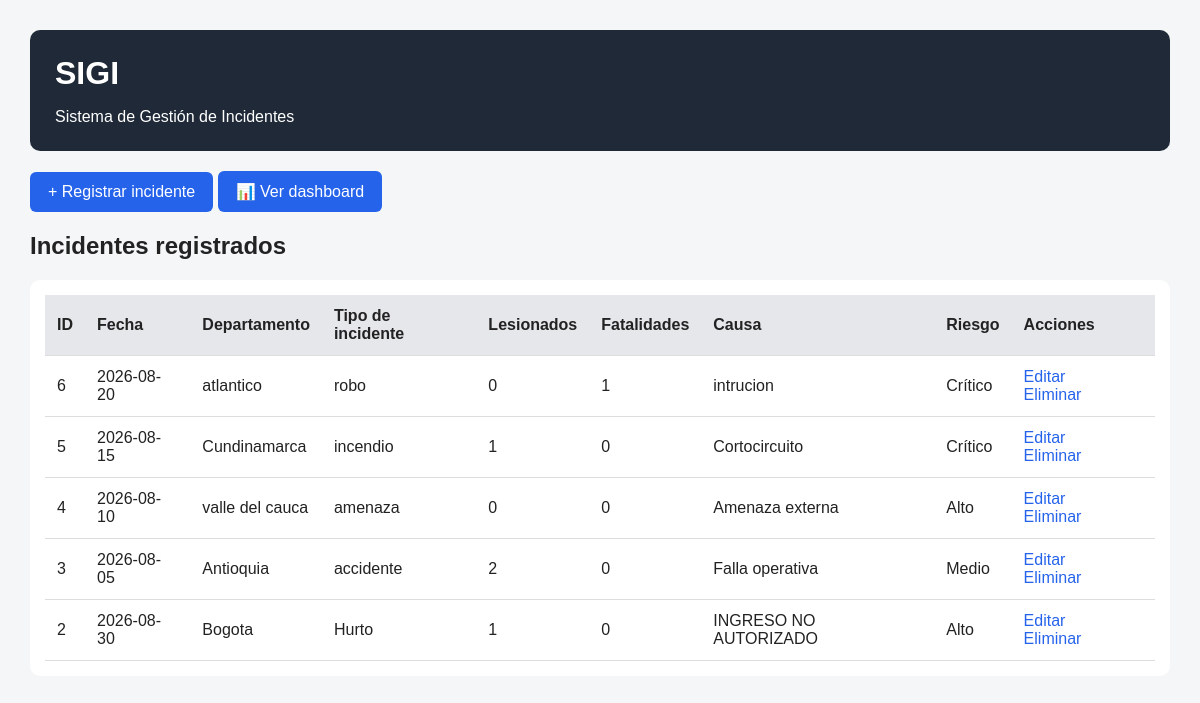
The page / on the database its author committed.
### tables this page shows
CREATE TABLE incidentes (
            id INTEGER PRIMARY KEY AUTOINCREMENT,
            fecha TEXT NOT NULL,
            departamento TEXT NOT NULL,
            tipo_incidente TEXT NOT NULL,
            lesionados INTEGER DEFAULT 0,
            fatalidades INTEGER DEFAULT 0,
            causa TEXT,
            nivel_riesgo TEXT
        );

### controllers/incidente_controller.py (the view)
@incidente_controller.route("/")
def listar():
    incidentes = dao.listar()
    return render_template(
        "index.html",
        incidentes=incidentes
    )

### dao/incidente_dao.py (called while the page is built)
    def conectar(self):
        return sqlite3.connect(self.database)

### templates/index.html (shortened to what this page needs)
<!DOCTYPE html>
<html lang="es">
<head>
    <link rel="stylesheet" href="{{ url_for('static', filename='style.css') }}">
</head>
<body>
    <div class="contenedor">
        <header>
            <h1>SIGI</h1>
            <p>Sistema de Gestión de Incidentes</p>
        </header>
       <div class="acciones">
    <a href="{{ url_for('incidente_controller.crear') }}" class="boton">
        + Registrar incidente
    </a>
    <a href="{{ url_for('incidente_controller.dashboard') }}" class="boton">
        📊 Ver dashboard
    </a>
</div>
        <section>
            <h2>Incidentes registrados</h2>
            {% if incidentes %}
            <div class="tabla-contenedor">
                <table>
                    <thead>
                        <tr>
                            <th>ID</th>
                            <th>Fecha</th>
                            <th>Departamento</th>
                            <th>Tipo de incidente</th>
                            <th>Lesionados</th>
                            <th>Fatalidades</th>
                            <th>Causa</th>
                            <th>Riesgo</th>
                            <th>Acciones</th>
                        </tr>
                    </thead>
                    <tbody>
                        {% for incidente in incidentes %}
                        <tr>
                            <td>{{ incidente.id }}</td>
                            <td>{{ incidente.fecha }}</td>
                            <td>{{ incidente.departamento }}</td>
                            <td>{{ incidente.tipo_incidente }}</td>
                            <td>{{ incidente.lesionados }}</td>
                            <td>{{ incidente.fatalidades }}</td>
                            <td>{{ incidente.causa }}</td>
                            <td>{{ incidente.nivel_riesgo }}</td>
                            <td>
                                <a href="{{ url_for('incidente_controller.editar', id=incidente.id) }}">
                                    Editar
                                </a>
                                <a href="{{ url_for('incidente_controller.eliminar', id=incidente.id) }}"
                                   onclick="return confirm('¿Está seguro de eliminar este incidente?');">
                                    Eliminar
                                </a>
                            </td>
                        </tr>
                        {% endfor %}
                    </tbody>
                </table>
            </div>
            {% else %}
            <p class="sin-registros">
                No existen incidentes registrados.
            </p>
            {% endif %}
        </section>
    </div>
</body>
</html>

### static/style.css (style rules this page uses)
* { box-sizing: border-box; }
body { margin: 0; font-family: Arial, sans-serif; background-color: #f4f6f8; color: #222; }
.contenedor { width: 95%; max-width: 1400px; margin: 30px auto; }
header { background-color: #1f2937; color: white; padding: 25px; border-radius: 10px; margin-bottom: 20px; }
header h1 { margin: 0; font-size: 32px; }
header p { margin-bottom: 0; }
.acciones { margin-bottom: 20px; }
.boton, button { display: inline-block; background-color: #2563eb; color: white; padding: 11px 18px; border: none; border-radius: 6px; text-decoration: none; cursor: pointer; }
.tabla-contenedor { background-color: white; padding: 15px; border-radius: 10px; overflow-x: auto; }
table { width: 100%; border-collapse: collapse; }
th, td { padding: 12px; border-bottom: 1px solid #ddd; text-align: left; }
th { background-color: #e5e7eb; }
td a { margin-right: 8px; color: #2563eb; text-decoration: none; }

### rows shown on the page
incidentes: id "6", fecha "2026-08-20", departamento "atlantico", tipo_incidente "robo", lesionados "0", fatalidades "1", causa "intrucion", nivel_riesgo "Crítico"
incidentes: id "5", fecha "2026-08-15", departamento "Cundinamarca", tipo_incidente "incendio", lesionados "1", fatalidades "0", causa "Cortocircuito", nivel_riesgo "Crítico"
incidentes: id "4", fecha "2026-08-10", departamento "valle del cauca", tipo_incidente "amenaza", lesionados "0", fatalidades "0", causa "Amenaza externa", nivel_riesgo "Alto"
incidentes: id "3", fecha "2026-08-05", departamento "Antioquia", tipo_incidente "accidente", lesionados "2", fatalidades "0", causa "Falla operativa", nivel_riesgo "Medio"
incidentes: id "2", fecha "2026-08-30", departamento "Bogota", tipo_incidente "Hurto", lesionados "1", fatalidades "0", causa "INGRESO NO AUTORIZADO", nivel_riesgo "Alto"
